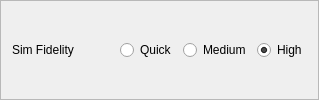
                  <widget class="QFrame" name="_sim_fidelity_frame">
                   <property name="minimumSize">
                    <size>
                     <width>0</width>
                     <height>50</height>
                    </size>
                   </property>
                   <property name="frameShape">
                    <enum>QFrame::StyledPanel</enum>
                   </property>
                   <property name="frameShadow">
                    <enum>QFrame::Raised</enum>
                   </property>
                   <layout class="QHBoxLayout" name="horizontalLayout_50">
                    <item>
                     <widget class="QLabel" name="label_20">
                      <property name="text">
                       <string>Sim Fidelity</string>
                      </property>
                     </widget>
                    </item>
                    <item>
                     <spacer name="horizontalSpacer_37">
                      <property name="orientation">
                       <enum>Qt::Horizontal</enum>
                      </property>
                      <property name="sizeHint" stdset="0">
                       <size>
                        <width>40</width>
                        <height>20</height>
                       </size>
                      </property>
                     </spacer>
                    </item>
                    <item>
                     <widget class="QRadioButton" name="_sim_fidelity_low_rb">
                      <property name="toolTip">
                       <string>&lt;html&gt;&lt;head/&gt;&lt;body&gt;&lt;p&gt;Lowest fidelity, highest speed - useful for low-end GPUs when working in good density. Nonbonded interactions cutoff at 9 Å; vacuum electrostatics. &lt;/p&gt;&lt;/body&gt;&lt;/html&gt;</string>
                      </property>
                      <property name="text">
                       <string>Quick</string>
                      </property>
                     </widget>
                    </item>
                    <item>
                     <widget class="QRadioButton" name="_sim_fidelity_med_rb">
                      <property name="toolTip">
                       <string>&lt;html&gt;&lt;head/&gt;&lt;body&gt;&lt;p&gt;Moderate fidelity, high speed. Nonbonded interactions cutoff at 9 Å; implicit solvent electrostatics. &lt;/p&gt;&lt;/body&gt;&lt;/html&gt;</string>
                      </property>
                      <property name="text">
                       <string>Medium</string>
                      </property>
                     </widget>
                    </item>
                    <item>
                     <widget class="QRadioButton" name="_sim_fidelity_high_rb">
                      <property name="toolTip">
                       <string>&lt;html&gt;&lt;head/&gt;&lt;body&gt;&lt;p&gt;Best quality, recommended when using a high-end GPU. Nonbonded interactions cutoff at 17 Å; implicit solvent electrostatics.&lt;/p&gt;&lt;/body&gt;&lt;/html&gt;</string>
                      </property>
                      <property name="text">
                       <string>High</string>
                      </property>
                      <property name="checked">
                       <bool>true</bool>
                      </property>
                     </widget>
                    </item>
                   </layout>
                  </widget>
